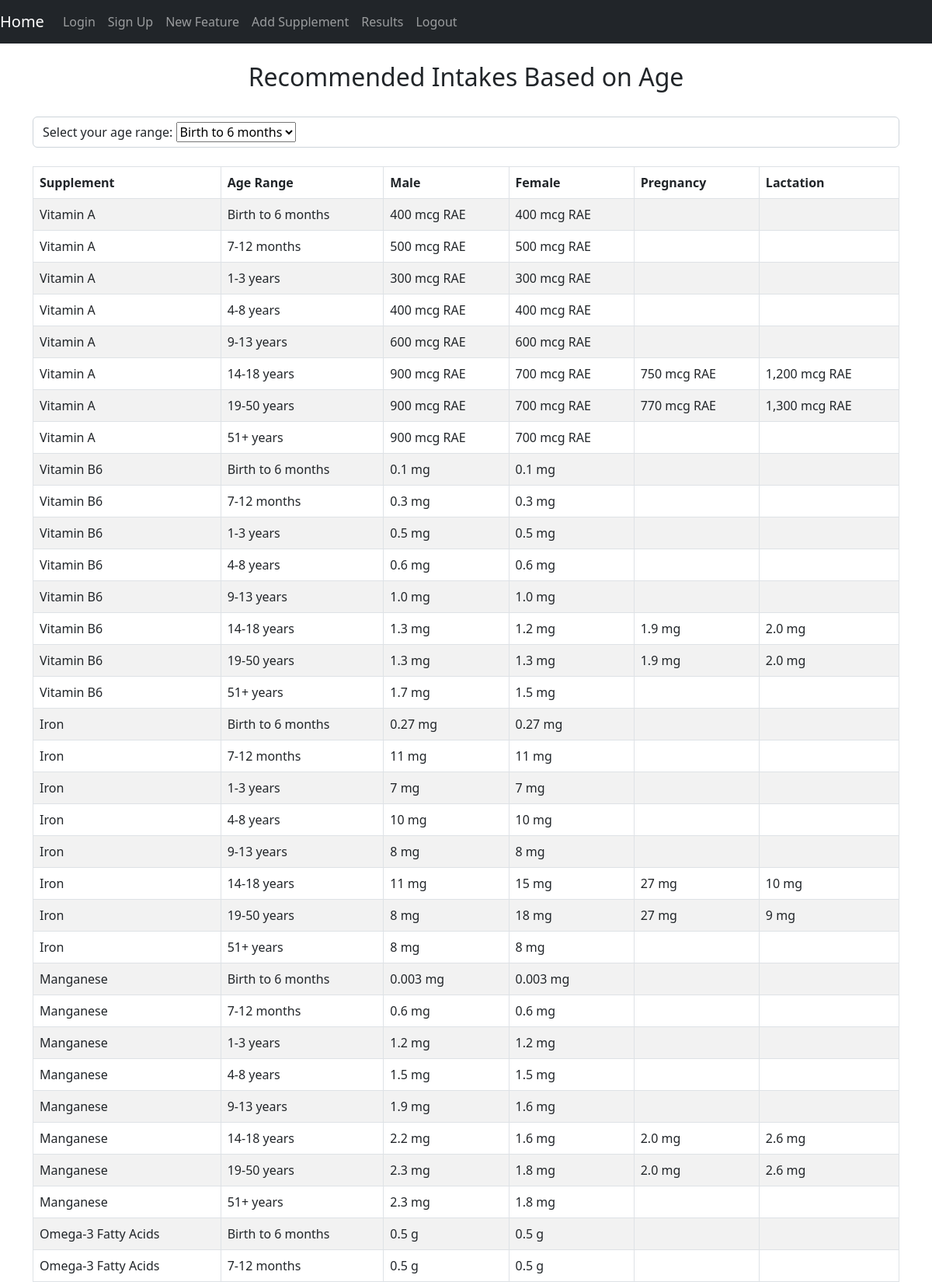
The page /newfeature (upper part) on the database its author committed.
### tables this page shows
CREATE TABLE Data(dataid integer PRIMARY key AUTOINCREMENT not null, supplement text, row_number integer, 
age_range text, male text, female text, pregnancy text, lactation, text);

### app.py (the view)
@app.route('/newfeature')
def new_feature():
    db = get_database()
    all_data = db.execute('select * from Data')
    datalist = all_data.fetchall()
    return render_template('newfeature.html', datalist=datalist)

### app.py (called while the page is built)
def connect_to_database():
    sql = sqlite3.connect('C:/Users/user 1/CS361/website/database.db')
    sql.row_factory = sqlite3.Row
    return sql

def get_database():
    if not hasattr(g, 'database_db'):
        g.database_db = connect_to_database()
    return g.database_db

### templates/newfeature.html (shortened to what this page needs)
{%extends "base.html" %}
{% block content %}
<form class="form" action="/newfeature">
  <br />
  <h2 align="center">Recommended Intakes Based on Age</h2><br />
  <div class="form-control">
    <label for="select_age_range">Select your age range:</label>
    <select name="select_age_range" id="select_age_range">
      <option value="Birth to 6 months">Birth to 6 months</option>
     </select>
  </div>
  <br />
  <div class="table-responsive">
      <table class="table table-striped table-bordered">
          <thead>
              <tr>
                  <th>Supplement</th>
                  <th>Age Range</th>
                  <th>Male</th>
                  <th>Female</th>
                  <th>Pregnancy</th>
                  <th>Lactation</th>
              </tr>
          </thead>
          <tbody>
            {% for row in datalist %}
              <tr>
                <td>{{row.supplement}}</td>
                <td>{{row.age_range}}</td>
                <td>{{row.male}}</td>
                <td>{{row.female}}</td>
                <td>{{row.pregnancy}}</td>
                <td>{{row.lactation}}</td>
              </tr>
            {% endfor %}
          </tbody>
      </table>
  </div>
</form>
</body>
{% endblock %}

### templates/base.html (shortened to what this page needs)
<!DOCTYPE html>
<html lang="en">
<head>
    <link href="https://cdn.jsdelivr.net/npm/bootstrap@5.2.0/dist/css/bootstrap.min.css"
          rel="stylesheet"
>
</head>
<body>
  <nav class="navbar navbar-expand-lg navbar-dark bg-dark">
    <a class="navbar-brand" id=home href="{{ url_for('index') }}">Home</a>
    <div class="collapse navbar-collapse" id="navbarSupportedContent">
      <ul class="navbar-nav mr-auto">
        <li class="nav-item">
          <a class="nav-link" id="login" href="{{ url_for('login') }}">Login</a>
        </li>
        <li class="nav-item">
          <a class="nav-link" id="signUp" href="{{ url_for('sign_up') }}">Sign Up</a>
        </li>
        <li class="nav-item">
          <a class="nav-link" id="newfeature" href="{{ url_for('new_feature') }}">New Feature</a>
        </li>
        <li class="nav-item">
          <a class="nav-link" id="addsupplement" href="{{ url_for('add_selection') }}">Add Supplement</a>
        </li>
        <li class="nav-item">
          <a class="nav-link" id="results" href="{{ url_for('results') }}">Results</a>
        </li>
        <li class="nav-item">
          <a class="nav-link" id="logout" href="{{ url_for('index') }}">Logout</a>
        </li>
      </ul>
    </div>
  </nav>
  <div class="container">
    {% block content %}
    {% endblock %}
</body>
</html>

### rows shown on the page
Data: supplement "Vitamin A", age_range "Birth to 6 months", male "400 mcg RAE", female "400 mcg RAE"
Data: supplement "Vitamin A", age_range "7-12 months", male "500 mcg RAE", female "500 mcg RAE"
Data: supplement "Vitamin A", age_range "1-3 years", male "300 mcg RAE", female "300 mcg RAE"
Data: supplement "Vitamin A", age_range "4-8 years", male "400 mcg RAE", female "400 mcg RAE"
Data: supplement "Vitamin A", age_range "9-13 years", male "600 mcg RAE", female "600 mcg RAE"
Data: supplement "Vitamin A", age_range "14-18 years", male "900 mcg RAE", female "700 mcg RAE", pregnancy "750 mcg RAE", lactation "1,200 mcg RAE"
Data: supplement "Vitamin A", age_range "19-50 years", male "900 mcg RAE", female "700 mcg RAE", pregnancy "770 mcg RAE", lactation "1,300 mcg RAE"
Data: supplement "Vitamin A", age_range "51+ years", male "900 mcg RAE", female "700 mcg RAE"
Data: supplement "Vitamin B6", age_range "Birth to 6 months", male "0.1 mg", female "0.1 mg"
Data: supplement "Vitamin B6", age_range "7-12 months", male "0.3 mg", female "0.3 mg"
Data: supplement "Vitamin B6", age_range "1-3 years", male "0.5 mg", female "0.5 mg"
Data: supplement "Vitamin B6", age_range "4-8 years", male "0.6 mg", female "0.6 mg"
Data: supplement "Vitamin B6", age_range "9-13 years", male "1.0 mg", female "1.0 mg"
Data: supplement "Vitamin B6", age_range "14-18 years", male "1.3 mg", female "1.2 mg", pregnancy "1.9 mg", lactation "2.0 mg"
Data: supplement "Vitamin B6", age_range "19-50 years", male "1.3 mg", female "1.3 mg", pregnancy "1.9 mg", lactation "2.0 mg"
Data: supplement "Vitamin B6", age_range "51+ years", male "1.7 mg", female "1.5 mg"
Data: supplement "Iron", age_range "Birth to 6 months", male "0.27 mg", female "0.27 mg"
Data: supplement "Iron", age_range "7-12 months", male "11 mg", female "11 mg"
Data: supplement "Iron", age_range "1-3 years", male "7 mg", female "7 mg"
Data: supplement "Iron", age_range "4-8 years", male "10 mg", female "10 mg"
Data: supplement "Iron", age_range "9-13 years", male "8 mg", female "8 mg"
Data: supplement "Iron", age_range "14-18 years", male "11 mg", female "15 mg", pregnancy "27 mg", lactation "10 mg"
Data: supplement "Iron", age_range "19-50 years", male "8 mg", female "18 mg", pregnancy "27 mg", lactation "9 mg"
Data: supplement "Iron", age_range "51+ years", male "8 mg", female "8 mg"
Data: supplement "Manganese", age_range "Birth to 6 months", male "0.003 mg", female "0.003 mg"
Data: supplement "Manganese", age_range "7-12 months", male "0.6 mg", female "0.6 mg"
Data: supplement "Manganese", age_range "1-3 years", male "1.2 mg", female "1.2 mg"
Data: supplement "Manganese", age_range "4-8 years", male "1.5 mg", female "1.5 mg"
Data: supplement "Manganese", age_range "9-13 years", male "1.9 mg", female "1.6 mg"
Data: supplement "Manganese", age_range "14-18 years", male "2.2 mg", female "1.6 mg", pregnancy "2.0 mg", lactation "2.6 mg"
Data: supplement "Manganese", age_range "19-50 years", male "2.3 mg", female "1.8 mg", pregnancy "2.0 mg", lactation "2.6 mg"
Data: supplement "Manganese", age_range "51+ years", male "2.3 mg", female "1.8 mg"
Data: supplement "Omega-3 Fatty Acids", age_range "Birth to 6 months", male "0.5 g", female "0.5 g"
Data: supplement "Omega-3 Fatty Acids", age_range "7-12 months", male "0.5 g", female "0.5 g"
